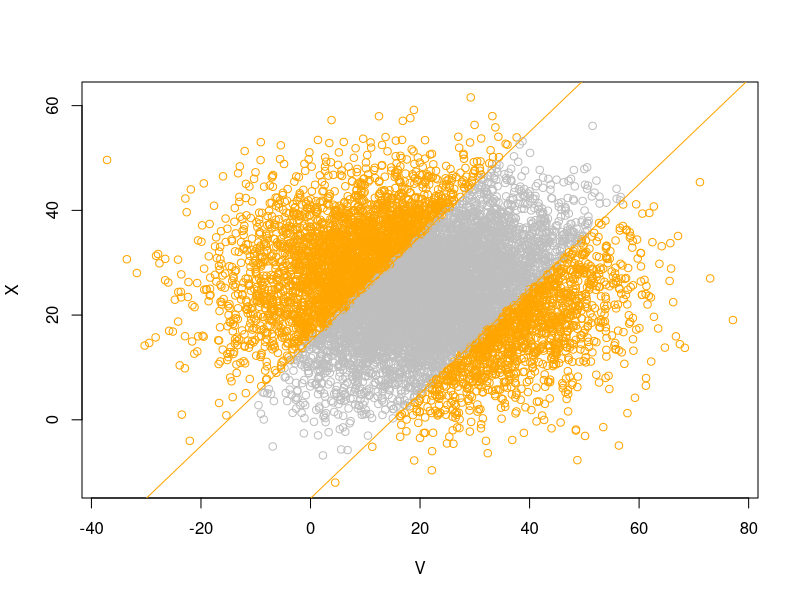

Write the R code that produced this figure. (Note: this script raises an error after producing the figure.)
## ---- chunk 1
pnorm((0 - 20) / 15)

pnorm(0, 20, 15)
## ---- chunk 2
1 - pnorm((0 - 5) / 18)

1 - pnorm(0, 5, 18)
## ---- chunk 3
1 - pnorm((15 - 5) / 18) + pnorm((-15 - 5) / 18)

1 - pnorm(15, 5, 18) + pnorm(-15, 5, 18)
## ---- chunk 4
N_rep = 10000

V = rnorm(N_rep, 20, 15)
X = rnorm(N_rep, 25, 10)

sum(abs(V - X) > 15) / N_rep

cor(V, X)

mean(V)

sd(V)

mean(X)

sd(X)
## ---- chunk 5
plot(V, X, col = ifelse(abs(V - X) > 15, "orange", "gray"))
abline(a = 15, b = 1, col = "orange")
abline(a = -15, b = 1, col = "orange")
## ---- chunk 6
ggplot(data.frame(V, X), aes(x = V, y = X)) +
  stat_density_2d(aes(fill = ..level..), geom = "polygon", colour="white") +
  geom_abline(slope = 1, intercept = c(-15, 15), col = "orange", size = 2)




## ---- chunk 7
pnorm((10 - 2) / 9)

pnorm(10, 2, 9)
## ---- chunk 8
1 - pnorm((15 - 5) / 9.2) + pnorm((-15 - 5) / 9.2)

1 - pnorm(15, 5, 9.2) + pnorm(-15, 5, 9.2)
## ---- chunk 9
N_rep = 10000

V = rnorm(N_rep, 20, 15)
X = rnorm(N_rep, 25 + 10 * 0.8 * (V - 20) / 15, 10 * sqrt(1 - 0.8 ^ 2))

sum(abs(V - X) > 15) / N_rep

cor(V, X)

mean(V)

sd(V)

mean(X)

sd(X)
## ---- chunk 10
plot(V, X, col = ifelse(abs(V - X) > 15, "orange", "gray"))
abline(a = 15, b = 1, col = "orange")
abline(a = -15, b = 1, col = "orange")
## ---- chunk 11
ggplot(data.frame(V, X), aes(x = V, y = X)) +
  stat_density_2d(aes(fill = ..level..), geom = "polygon", colour="white") +
  geom_abline(slope = 1, intercept = c(-15, 15), col = "orange", size = 2)




## ---- chunk 12
pnorm((10 - 35.75) / 10.7)

pnorm(10, 35.75, 10.7)
## ---- chunk 13
1 - pnorm((15 - 5) / 23.1) + pnorm((-15 - 5) / 23.1)

1 - pnorm(15, 5, 23.1) + pnorm(-15, 5, 23.1)
## ---- chunk 14
N_rep = 10000

V = rnorm(N_rep, 20, 15)
X = rnorm(N_rep, 25 + 10 * (-0.7) * (V - 20) / 15, 10 * sqrt(1 - 0.7 ^ 2))

sum(abs(V - X) > 15) / N_rep

cor(V, X)

mean(V)

sd(V)

mean(X)

sd(X)
## ---- chunk 15
plot(V, X, col = ifelse(abs(V - X) > 15, "orange", "gray"))
abline(a = 15, b = 1, col = "orange")
abline(a = -15, b = 1, col = "orange")
## ---- chunk 16
ggplot(data.frame(V, X), aes(x = V, y = X)) +
  stat_density_2d(aes(fill = ..level..), geom = "polygon", colour="white") +
  geom_abline(slope = 1, intercept = c(-15, 15), col = "orange", size = 2)
